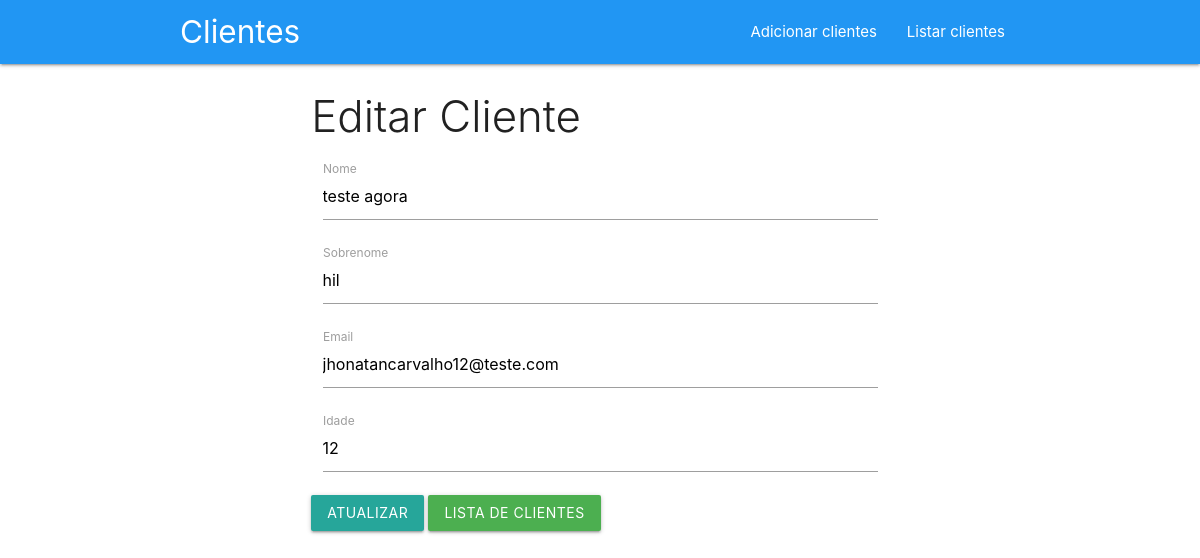
The page /editar.php?id=88 on the database its author committed.
### tables this page shows
CREATE TABLE IF NOT EXISTS `clientes` (
  `id` int(11) NOT NULL AUTO_INCREMENT,
  `nome` varchar(255) NOT NULL,
  `sobrenome` varchar(255) NOT NULL,
  `email` varchar(255) NOT NULL,
  `idade` int(3) NOT NULL,
  `imagem` varchar(40) NOT NULL,
  PRIMARY KEY (`id`)
);

### editar.php (the view, shortened to what this page needs)
<?php
include_once 'php_action/db_connect.php';
include_once 'includes/header.php';
if (isset($_GET['id'])) :
	$id = mysqli_escape_string($connect, $_GET['id']);
	$sql = "SELECT * FROM clientes WHERE id = '$id'";
	$resultado = mysqli_query($connect, $sql);
	$dados = mysqli_fetch_array($resultado);
endif;
?>
<div class="row">
	<div class="col s12 m6 push-m3">
		<h3 class="light"> Editar Cliente </h3>
		<form action="php_action/update.php" method="POST">
			<div class="input-field col s12">
				<input type="text" name="nome" id="nome" value="<?php echo $dados['nome']; ?>">
				<label for="nome">Nome</label>
			</div>
			<div class="input-field col s12">
				<input type="text" name="sobrenome" value="<?php echo $dados['sobrenome']; ?>" id="sobrenome">
				<label for="sobrenome">Sobrenome</label>
			</div>
			<div class="input-field col s12">
				<input type="email" value="<?php echo $dados['email']; ?>" name="email" id="email">
				<label for="email">Email</label>
			</div>
			<div class="input-field col s12">
				<input type="text" value="<?php echo $dados['idade']; ?>" name="idade" id="idade">
				<label for="idade">Idade</label>
			</div>
			<button type="submit" name="btn-editar" class="btn"> Atualizar</button>
			<a href="index.php" class="btn green"> Lista de clientes </a>
		</form>
	</div>
</div>
<?php
include_once 'includes/footer.php';
?>

### rows shown on the page
clientes: nome "teste agora", sobrenome "hil", email "jhonatancarvalho12@teste.com", idade "12"
